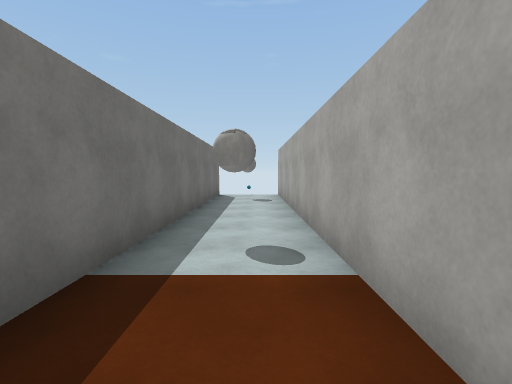
view 1 (above)

16 first-person views from a walk through a Unity game level. The camera is 1.5 m above the floor, tilts 4° down and sees 85° across. The floor is counted in squares, 2 m on a side. Each view is taken from the middle of a square. On the plan, view 1 faces up. The plan holds only what a view shows up to about 10 squares ahead; the rest is blank. The place goes on beyond the plan. The player is left out. Surface patterns are stand-ins for the level's own textures.

view 2
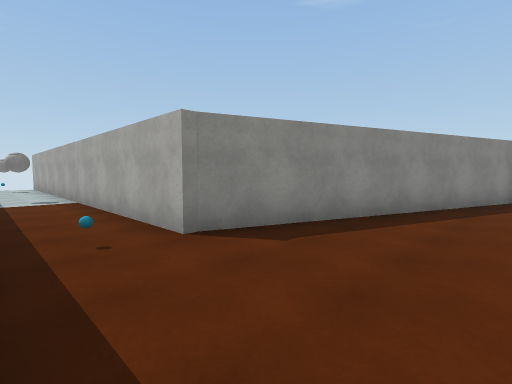

view 3
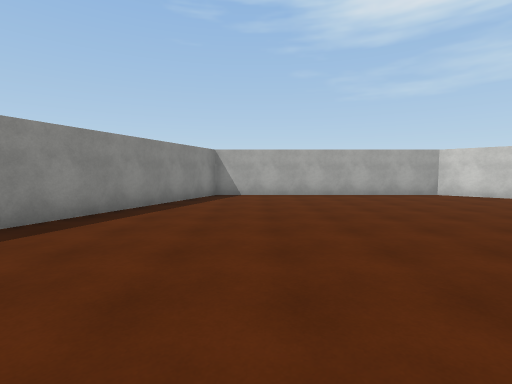

view 4
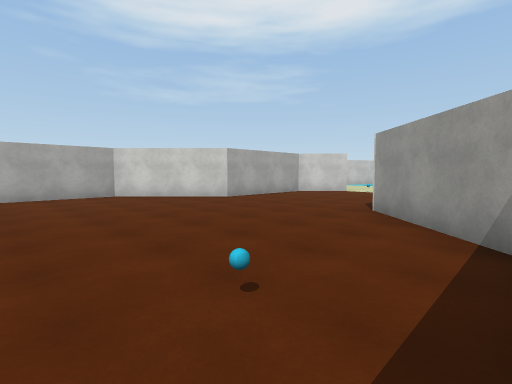

view 5
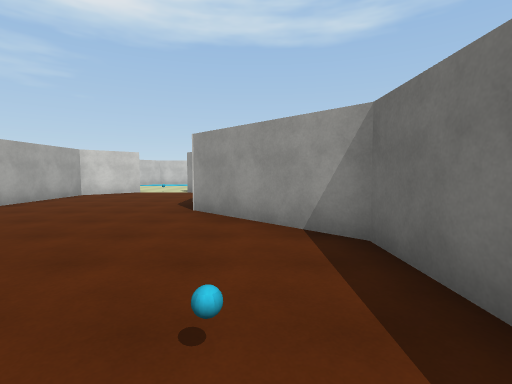

view 6
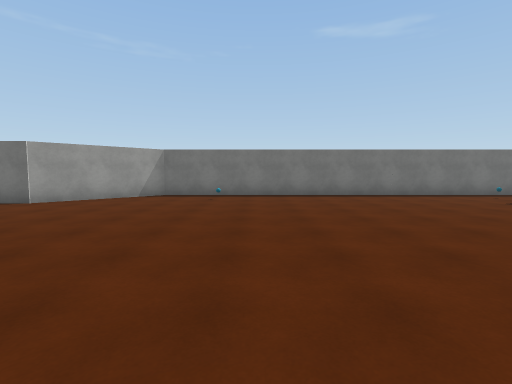

view 7
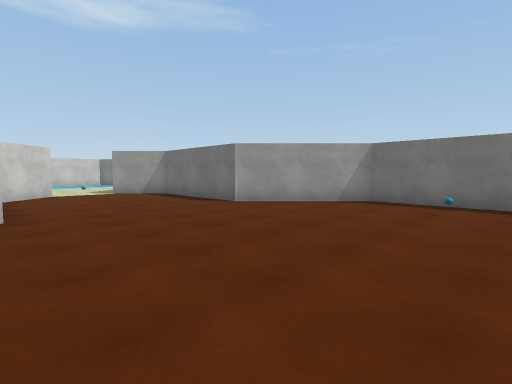

view 8
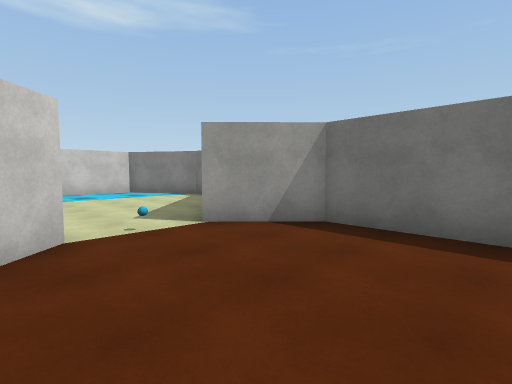

view 9
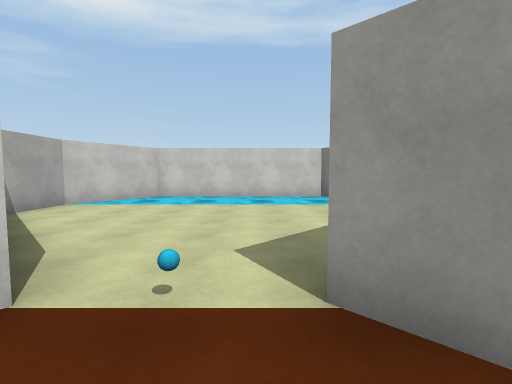

view 10
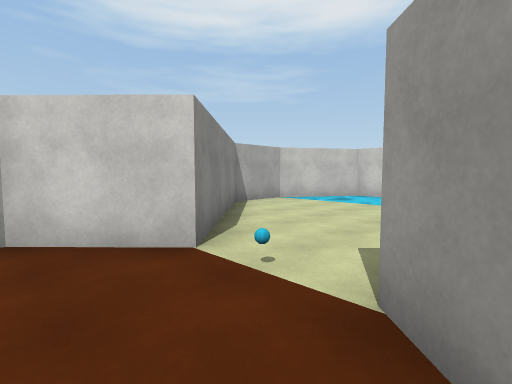

view 11
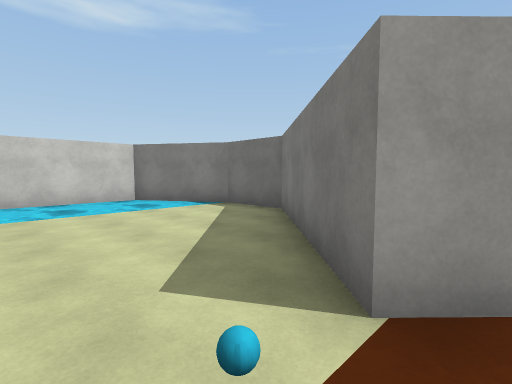

view 12
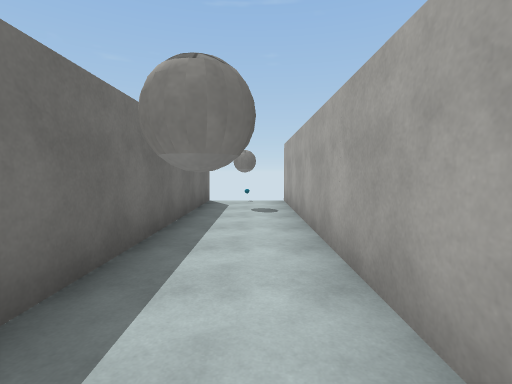

view 13
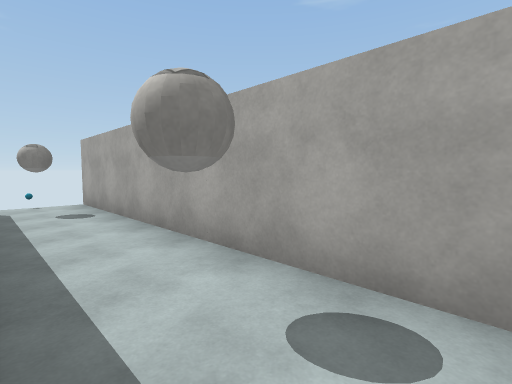

view 14
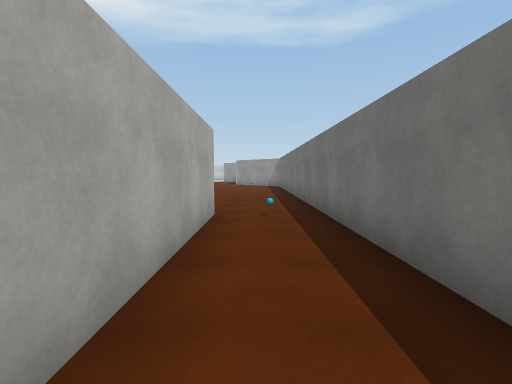

view 15
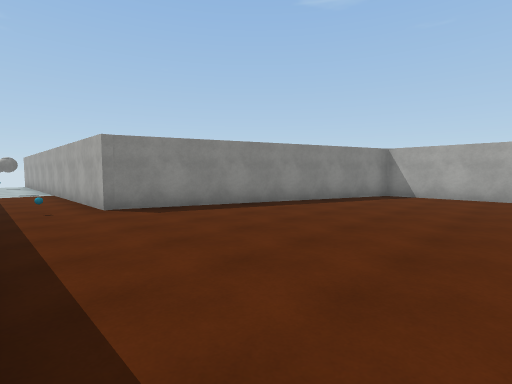

view 16
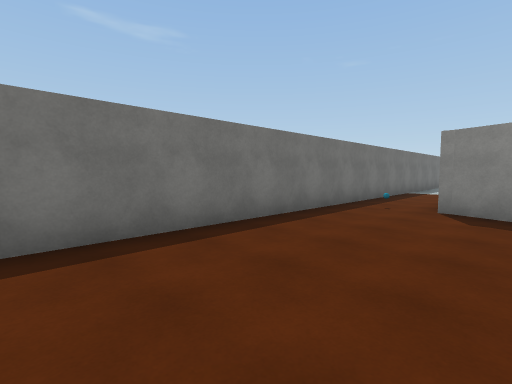

### Floor plan
Key: @ floor where view 1 was taken; # wall or solid block; . floor; ≈ water the walk keeps out of; B cyan ball; O other object.
Columns run from 2 left of view 1 to 9 right of it. Each row starts with its distance up from view 1.
 10 #  #
  9 #.O#
  8 #..#
  7 #..#
  6 #..#
  5 #..#
  4 #..#
  3 #..#
  2 #..#
  1 #..#
  0 #.@#
 -1 #..#
 -2 #..#
 -3 #.O####
 -4 #.....####
 -5 #........###
 -6 #..........#
 -7 #..........#
 -8 #..........#
 -9 #..........#
-10 #..........#
-11 #.B........#
-12 #..........#
-13 #..........#
-14 ##........##
-15  ##......##
-16   ##....##
-17    #....#
-18    #....#
-19    #....#
-20    ##..##
-21    ##.B##
-22   ##....##
-23  ##......##
-24  #........#
-25  #........#
-26  ##≈≈≈≈≈≈##
-27   #≈≈≈≈≈≈#
-28   ########

Where each view was taken, in squares from view 1:
view 1: 0 up, 0 right, facing up
view 2: 6 down, 1 left, facing up-right
view 3: 7 down, 1 left, facing right
view 4: 10 down, 1 left, facing down-right
view 5: 10 down, 0 right, facing down
view 6: 10 down, 8 right, facing left
view 7: 10 down, 6 right, facing down-left
view 8: 17 down, 5 right, facing down-left
view 9: 19 down, 3 right, facing down
view 10: 19 down, 2 right, facing down-right
view 11: 20 down, 4 right, facing down-left
view 12: 2 up, 0 right, facing up
view 13: 2 up, 1 left, facing up-right
view 14: 2 up, 0 right, facing down
view 15: 9 down, 1 left, facing up-right
view 16: 9 down, 2 right, facing up-left
